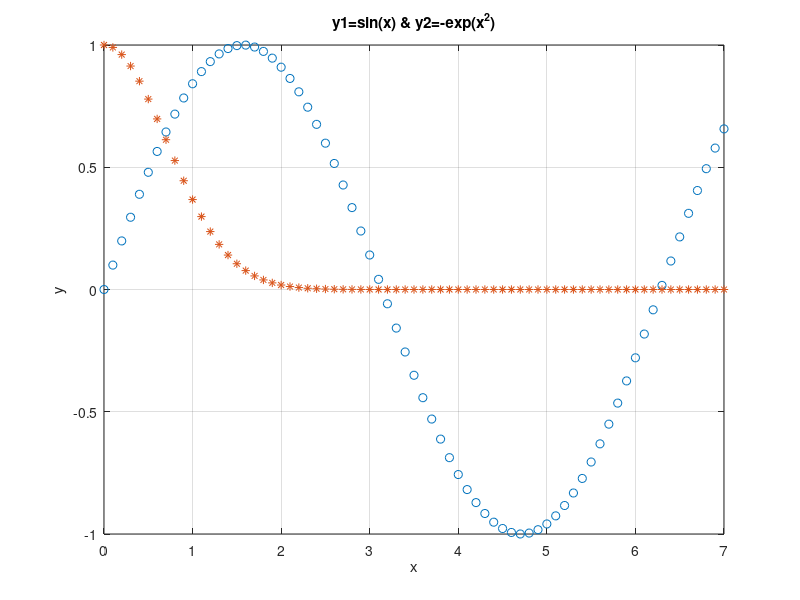

Reproduce this figure in MATLAB.
x=0:0.1:7;
y1=sin(x);
plot(x,y1,'o')
grid on
xlabel('x')
ylabel('y')
hold on
y2=exp(-x.^2);
plot(x,y2,'*')
title('y1=sin(x) & y2=-exp(x^2)')
hold off